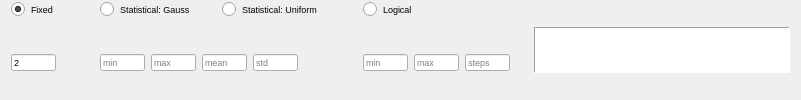
              <widget class="QFrame" name="frame_31">
               <property name="frameShape">
                <enum>QFrame::NoFrame</enum>
               </property>
               <property name="frameShadow">
                <enum>QFrame::Plain</enum>
               </property>
               <layout class="QHBoxLayout" name="horizontalLayout_21">
                <property name="topMargin">
                 <number>0</number>
                </property>
                <property name="bottomMargin">
                 <number>0</number>
                </property>
                <item>
                 <widget class="QFrame" name="frame_32">
                  <property name="frameShape">
                   <enum>QFrame::NoFrame</enum>
                  </property>
                  <property name="frameShadow">
                   <enum>QFrame::Plain</enum>
                  </property>
                  <layout class="QGridLayout" name="gridLayout_14">
                   <property name="leftMargin">
                    <number>0</number>
                   </property>
                   <property name="topMargin">
                    <number>0</number>
                   </property>
                   <property name="bottomMargin">
                    <number>0</number>
                   </property>
                   <item row="1" column="1">
                    <widget class="QFrame" name="frame_36">
                     <property name="frameShape">
                      <enum>QFrame::NoFrame</enum>
                     </property>
                     <property name="frameShadow">
                      <enum>QFrame::Plain</enum>
                     </property>
                     <layout class="QHBoxLayout" name="horizontalLayout_69">
                      <property name="leftMargin">
                       <number>9</number>
                      </property>
                      <property name="topMargin">
                       <number>0</number>
                      </property>
                      <property name="bottomMargin">
                       <number>0</number>
                      </property>
                      <item>
                       <widget class="QLineEdit" name="txt_gauss_min_canth">
                        <property name="maximumSize">
                         <size>
                          <width>45</width>
                          <height>17</height>
                         </size>
                        </property>
                        <property name="font">
                         <font>
                          <pointsize>7</pointsize>
                         </font>
                        </property>
                        <property name="placeholderText">
                         <string>min</string>
                        </property>
                       </widget>
                      </item>
                      <item>
                       <widget class="QLineEdit" name="txt_gauss_max_canth">
                        <property name="maximumSize">
                         <size>
                          <width>45</width>
                          <height>17</height>
                         </size>
                        </property>
                        <property name="font">
                         <font>
                          <pointsize>7</pointsize>
                         </font>
                        </property>
                        <property name="placeholderText">
                         <string>max</string>
                        </property>
                       </widget>
                      </item>
                      <item>
                       <widget class="QLineEdit" name="txt_gauss_mean_canth">
                        <property name="maximumSize">
                         <size>
                          <width>45</width>
                          <height>17</height>
                         </size>
                        </property>
                        <property name="font">
                         <font>
                          <pointsize>7</pointsize>
                         </font>
                        </property>
                        <property name="placeholderText">
                         <string>mean</string>
                        </property>
                       </widget>
                      </item>
                      <item>
                       <widget class="QLineEdit" name="txt_gauss_std_canth">
                        <property name="maximumSize">
                         <size>
                          <width>45</width>
                          <height>17</height>
                         </size>
                        </property>
                        <property name="font">
                         <font>
                          <pointsize>7</pointsize>
                         </font>
                        </property>
                        <property name="placeholderText">
                         <string>std</string>
                        </property>
                       </widget>
                      </item>
                      <item>
                       <spacer name="horizontalSpacer_30">
                        <property name="orientation">
                         <enum>Qt::Horizontal</enum>
                        </property>
                        <property name="sizeType">
                         <enum>QSizePolicy::Maximum</enum>
                        </property>
                        <property name="sizeHint" stdset="0">
                         <size>
                          <width>50</width>
                          <height>20</height>
                         </size>
                        </property>
                       </spacer>
                      </item>
                     </layout>
                    </widget>
                   </item>
                   <item row="1" column="3">
                    <widget class="QFrame" name="frame_34">
                     <property name="frameShape">
                      <enum>QFrame::NoFrame</enum>
                     </property>
                     <property name="frameShadow">
                      <enum>QFrame::Plain</enum>
                     </property>
                     <layout class="QHBoxLayout" name="horizontalLayout_23">
                      <property name="leftMargin">
                       <number>0</number>
                      </property>
                      <property name="topMargin">
                       <number>0</number>
                      </property>
                      <property name="bottomMargin">
                       <number>0</number>
                      </property>
                      <item>
                       <widget class="QLineEdit" name="txt_log_min_canth">
                        <property name="maximumSize">
                         <size>
                          <width>45</width>
                          <height>17</height>
                         </size>
                        </property>
                        <property name="font">
                         <font>
                          <pointsize>7</pointsize>
                         </font>
                        </property>
                        <property name="placeholderText">
                         <string>min</string>
                        </property>
                       </widget>
                      </item>
                      <item>
                       <widget class="QLineEdit" name="txt_log_max_canth">
                        <property name="maximumSize">
                         <size>
                          <width>45</width>
                          <height>17</height>
                         </size>
                        </property>
                        <property name="font">
                         <font>
                          <pointsize>7</pointsize>
                         </font>
                        </property>
                        <property name="placeholderText">
                         <string>max</string>
                        </property>
                       </widget>
                      </item>
                      <item>
                       <widget class="QLineEdit" name="txt_log_steps_canth">
                        <property name="maximumSize">
                         <size>
                          <width>45</width>
                          <height>17</height>
                         </size>
                        </property>
                        <property name="font">
                         <font>
                          <pointsize>7</pointsize>
                         </font>
                        </property>
                        <property name="placeholderText">
                         <string>steps</string>
                        </property>
                       </widget>
                      </item>
                     </layout>
                    </widget>
                   </item>
                   <item row="1" column="0">
                    <widget class="QFrame" name="frame_33">
                     <property name="frameShape">
                      <enum>QFrame::NoFrame</enum>
                     </property>
                     <property name="frameShadow">
                      <enum>QFrame::Plain</enum>
                     </property>
                     <layout class="QHBoxLayout" name="horizontalLayout_22">
                      <property name="leftMargin">
                       <number>0</number>
                      </property>
                      <property name="topMargin">
                       <number>0</number>
                      </property>
                      <property name="bottomMargin">
                       <number>0</number>
                      </property>
                      <item>
                       <widget class="QLineEdit" name="txt_fix_canth">
                        <property name="maximumSize">
                         <size>
                          <width>45</width>
                          <height>17</height>
                         </size>
                        </property>
                        <property name="font">
                         <font>
                          <pointsize>7</pointsize>
                         </font>
                        </property>
                        <property name="text">
                         <string>2</string>
                        </property>
                        <property name="placeholderText">
                         <string>value</string>
                        </property>
                       </widget>
                      </item>
                      <item>
                       <spacer name="horizontalSpacer_28">
                        <property name="orientation">
                         <enum>Qt::Horizontal</enum>
                        </property>
                        <property name="sizeType">
                         <enum>QSizePolicy::Maximum</enum>
                        </property>
                        <property name="sizeHint" stdset="0">
                         <size>
                          <width>20</width>
                          <height>20</height>
                         </size>
                        </property>
                       </spacer>
                      </item>
                     </layout>
                    </widget>
                   </item>
                   <item row="0" column="3">
                    <widget class="QRadioButton" name="radio_log_canth">
                     <property name="font">
                      <font>
                       <pointsize>7</pointsize>
                      </font>
                     </property>
                     <property name="text">
                      <string>Logical</string>
                     </property>
                     <attribute name="buttonGroup">
                      <string notr="true">buttonGroup_5</string>
                     </attribute>
                    </widget>
                   </item>
                   <item row="0" column="1">
                    <widget class="QFrame" name="frame_35">
                     <property name="frameShape">
                      <enum>QFrame::NoFrame</enum>
                     </property>
                     <property name="frameShadow">
                      <enum>QFrame::Plain</enum>
                     </property>
                     <layout class="QHBoxLayout" name="horizontalLayout_24">
                      <property name="topMargin">
                       <number>0</number>
                      </property>
                      <property name="bottomMargin">
                       <number>0</number>
                      </property>
                      <item>
                       <widget class="QRadioButton" name="radio_gauss_canth">
                        <property name="font">
                         <font>
                          <pointsize>7</pointsize>
                         </font>
                        </property>
                        <property name="text">
                         <string>Statistical: Gauss</string>
                        </property>
                        <property name="checked">
                         <bool>false</bool>
                        </property>
                        <attribute name="buttonGroup">
                         <string notr="true">buttonGroup_5</string>
                        </attribute>
                       </widget>
                      </item>
                      <item>
                       <widget class="QRadioButton" name="radio_uni_canth">
                        <property name="font">
                         <font>
                          <pointsize>7</pointsize>
                         </font>
                        </property>
                        <property name="text">
                         <string>Statistical: Uniform</string>
                        </property>
                        <attribute name="buttonGroup">
                         <string notr="true">buttonGroup_5</string>
                        </attribute>
                       </widget>
                      </item>
                      <item>
                       <spacer name="horizontalSpacer_29">
                        <property name="orientation">
                         <enum>Qt::Horizontal</enum>
                        </property>
                        <property name="sizeType">
                         <enum>QSizePolicy::Maximum</enum>
                        </property>
                        <property name="sizeHint" stdset="0">
                         <size>
                          <width>10</width>
                          <height>20</height>
                         </size>
                        </property>
                       </spacer>
                      </item>
                     </layout>
                    </widget>
                   </item>
                   <item row="0" column="0">
                    <widget class="QRadioButton" name="radio_fix_canth">
                     <property name="font">
                      <font>
                       <pointsize>7</pointsize>
                      </font>
                     </property>
                     <property name="text">
                      <string>Fixed</string>
                     </property>
                     <property name="iconSize">
                      <size>
                       <width>12</width>
                       <height>12</height>
                      </size>
                     </property>
                     <property name="checked">
                      <bool>true</bool>
                     </property>
                     <attribute name="buttonGroup">
                      <string notr="true">buttonGroup_5</string>
                     </attribute>
                    </widget>
                   </item>
                  </layout>
                  <zorder>frame_35</zorder>
                  <zorder>frame_34</zorder>
                  <zorder>frame_33</zorder>
                  <zorder>radio_fix_canth</zorder>
                  <zorder>radio_log_canth</zorder>
                  <zorder>frame_36</zorder>
                 </widget>
                </item>
                <item>
                 <widget class="PlotWidget" name="viewCanth">
                  <property name="sizePolicy">
                   <sizepolicy hsizetype="Expanding" vsizetype="Fixed">
                    <horstretch>0</horstretch>
                    <verstretch>0</verstretch>
                   </sizepolicy>
                  </property>
                  <property name="maximumSize">
                   <size>
                    <width>16777215</width>
                    <height>46</height>
                   </size>
                  </property>
                  <property name="styleSheet">
                   <string notr="true">border-right-color: rgb(255, 255, 127);</string>
                  </property>
                  <property name="frameShape">
                   <enum>QFrame::Panel</enum>
                  </property>
                 </widget>
                </item>
               </layout>
              </widget>
